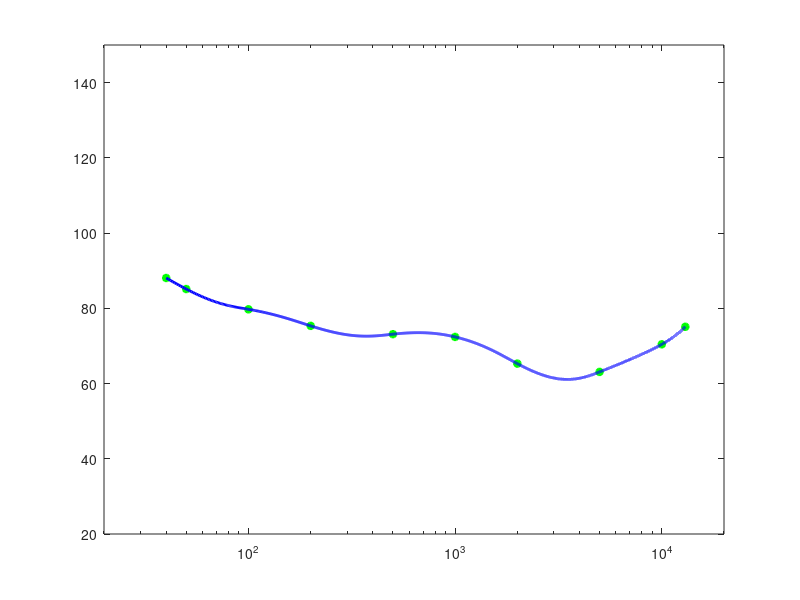

MATLAB code for this plot:
clc;clear;close all
%Specify the noy value for interpolation / extraction
noy_spec = 10;
%Specify the frequency for extraction
frequency_spec = 40:1:13000;
%The frequencies used in graph
frequencies = [40, 50, 100, 200, 500, 1000, 2000, 5000, 10000, 13000];
%The noy lines taken from the graph
noys = [1,2,3,5,10,15,20,30,40,50,60,80,100,150,200,250,500,1000];
%each row represents a unique noy value for SPLs accross all frequencies:
SPL_db = [67.4952900000000,62.5988700000000,52.8060300000000,45.2165700000000,40.3201500000000,40.0753300000000,31.9962300000000,31.5065900000000,41.7890800000000,47.4199600000000;
         72.3917100000000,68.9642200000000,60.3954800000000,54.0301300000000,50.6026400000000,49.6233500000000,42.7683600000000,40.8097900000000,48.1544300000000,53.5404900000000;
         77.0433100000000,73.6158200000000,66.2711900000000,59.6610200000000,56.4783400000000,56.2335200000000,47.6647800000000,45.2165700000000,53.2956700000000,59.6610200000000;
         80.9604500000000,78.0226000000000,71.6572500000000,66.5160100000000,62.8436900000000,62.1092300000000,54.7646000000000,52.5612100000000,60.1506600000000,66.5160100000000;
         88.0602600000000,85.1224100000000,79.7363500000000,75.3295700000000,73.1261800000000,72.3917100000000,65.2919000000000,63.0885100000000,70.4331500000000,75.0847500000000;
         92.2222200000000,89.7740100000000,84.6327700000000,81.4500900000000,78.5122400000000,78.0226000000000,70.6779700000000,68.7194000000000,75.8192100000000,79.9811700000000;
         96.8738200000000,94.4256100000000,89.5291900000000,85.3672300000000,82.6742000000000,82.4293800000000,74.3502800000000,73.1261800000000,79.9811700000000,85.1224100000000;
         103.239170000000,100.301320000000,94.9152500000000,90.9981200000000,88.3050800000000,87.5706200000000,80.4708100000000,79.2467000000000,86.1016900000000,90.7533000000000;
         107.156310000000,104.463280000000,100.056500000000,95.8945400000000,92.9566900000000,91.7325800000000,83.8983100000000,82.4293800000000,89.7740100000000,94.6704300000000;
         111.563090000000,108.380410000000,103.728810000000,99.0772100000000,95.8945400000000,95.4049000000000,88.0602600000000,86.3465200000000,93.9359700000000,97.8531100000000;
         113.032020000000,111.073450000000,106.666670000000,101.525420000000,99.0772100000000,98.3427500000000,90.5084700000000,89.2843700000000,96.1393600000000,99.8116800000000;
         115.969870000000,114.500940000000,110.338980000000,106.666670000000,103.239170000000,102.259890000000,95.8945400000000,93.9359700000000,102.259890000000,105.442560000000;
         119.887010000000,117.683620000000,113.766480000000,109.849340000000,106.666670000000,105.932200000000,99.3220300000000,97.3634700000000,104.708100000000,108.380410000000;
         125.517890000000,123.559320000000,119.397360000000,115.725050000000,113.032020000000,112.542370000000,104.952920000000,103.973630000000,111.073450000000,114.011300000000;
         129.435030000000,127.721280000000,123.559320000000,119.642180000000,116.704330000000,116.459510000000,109.114880000000,107.890770000000,114.990580000000,118.418080000000;
         132.862520000000,130.659130000000,126.986820000000,123.314500000000,120.866290000000,119.397360000000,112.052730000000,111.073450000000,117.928440000000,121.845570000000;
         143.389830000000,141.431260000000,136.779660000000,132.617700000000,130.169490000000,128.700560000000,121.845570000000,120.376650000000,127.231640000000,131.148780000000;
         154.161960000000,152.203390000000,146.817330000000,143.145010000000,139.717510000000,139.227870000000,131.148780000000,130.169490000000,138.003770000000,141.676080000000];

%Now we use interpolation to extract the SPL value against the user
%specified noy value and frequency
SPL_noy_int = interp1(noys,SPL_db,noy_spec)
SPL_noy_freq_int = interp1(frequencies,SPL_noy_int,frequency_spec)
% semilogx(frequency_spec,SPL_noy_freq_int,'g*','LineWidth',2)
% hold on
% SPL_noy_freq_int_2 = interp1(frequencies,SPL_noy_int,frequency_spec,'spline')
% semilogx(frequency_spec,SPL_noy_freq_int_2,'b','LineWidth',2)
semilogx(frequencies,SPL_db(5,:),'g*','LineWidth',2)
ylim([20 150]);xlim([20 20000])
hold on
SPL_noy_freq_int_2 = interp1(frequencies,SPL_noy_int,frequency_spec,'spline')
semilogx(frequency_spec,SPL_noy_freq_int_2,'b','LineWidth',2)

